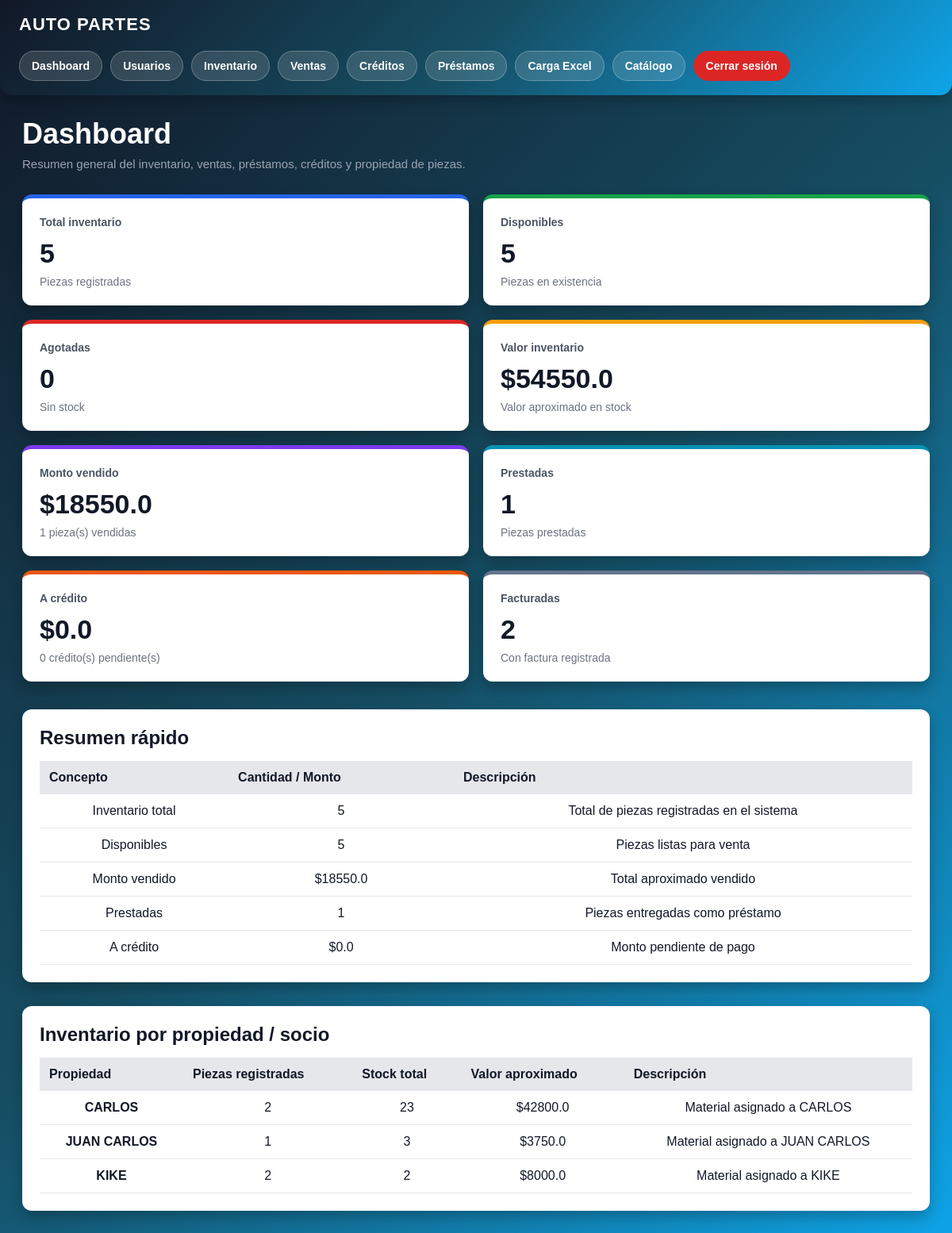
/dashboard (signed in), run on the app's committed database.
### app.py (models this page shows)
class Producto(db.Model):
    id = db.Column(db.Integer, primary_key=True)
    marca = db.Column(db.String(100))
    modelo = db.Column(db.String(100))
    anio = db.Column(db.Integer)
    autoparte = db.Column(db.String(150))
    observaciones = db.Column(db.Text)
    transmision = db.Column(db.String(100))
    motor = db.Column(db.String(100))
    propiedad = db.Column(db.String(100))
    tipo = db.Column(db.String(100))
    lado = db.Column(db.String(50))
    origen = db.Column(db.String(100))
    costo_venta = db.Column(db.Float)
    stock = db.Column(db.Integer, default=1)
    foto = db.Column(db.String(300))
    link_ml = db.Column(db.String(500))
    estado = db.Column(db.String(50), default="disponible")
    vendido_a = db.Column(db.String(150))
    metodo_pago = db.Column(db.String(100))
    factura = db.Column(db.String(100))
    comentarios_venta = db.Column(db.Text)
    fecha_salida = db.Column(db.String(100))
    fecha_prestamo = db.Column(db.String(100))

### app.py (the view)
@app.route("/dashboard")
def dashboard():
    if session.get("rol") != "admin":
        return redirect("/inventario")
    productos = Producto.query.all()
    movimientos = Movimiento.query.all()
    creditos_pendientes = CreditoVenta.query.filter(
        CreditoVenta.estado == "credito"
    ).all()
    total = Producto.query.count()
    disponibles = Producto.query.filter(Producto.stock > 0).count()
    agotados = Producto.query.filter(Producto.stock == 0).count()
    vendidas = Movimiento.query.filter(Movimiento.estado == "vendido").count()
    prestadas = Movimiento.query.filter(Movimiento.estado == "prestado").count()
    credito = len(creditos_pendientes)
    facturadas = Movimiento.query.filter(
        Movimiento.factura.isnot(None),
        Movimiento.factura != "",
        Movimiento.factura != "no"
    ).count()
    valor_total = 0
    resumen_propiedades = {}
    for producto in productos:
        precio = producto.costo_venta or 0
        stock = producto.stock or 0
        valor_producto = precio * stock
        valor_total += valor_producto
        propiedad = (producto.propiedad or "SIN PROPIEDAD").strip().upper()
        if not propiedad:
            propiedad = "SIN PROPIEDAD"
        if propiedad not in resumen_propiedades:
            resumen_propiedades[propiedad] = {
                "piezas": 0,
                "stock": 0,
                "valor": 0
            }
        resumen_propiedades[propiedad]["piezas"] += 1
        resumen_propiedades[propiedad]["stock"] += stock
        resumen_propiedades[propiedad]["valor"] += valor_producto
    resumen_propiedades = dict(
        sorted(
            resumen_propiedades.items(),
            key=lambda item: item[0]
        )
    )
    for propiedad in resumen_propiedades:
        resumen_propiedades[propiedad]["valor"] = round(
            resumen_propiedades[propiedad]["valor"],
            2
        )
    monto_ventas_contado = db.session.query(
        db.func.coalesce(db.func.sum(Movimiento.total), 0)
    ).filter(
        Movimiento.estado == "vendido"
    ).scalar()
    monto_abonos_credito = db.session.query(
        db.func.coalesce(db.func.sum(AbonoCreditoVenta.monto), 0)
    ).scalar()
    monto_vendido = float(monto_ventas_contado or 0) + float(monto_abonos_credito or 0)
    monto_credito = 0
    for credito_item in creditos_pendientes:
        abonado, saldo = calcular_saldo_credito(credito_item)
        monto_credito += saldo
    return render_template(
        "dashboard.html",
        total=total,
        disponibles=disponibles,
        agotados=agotados,
        valor_total=round(valor_total, 2),
        vendidas=vendidas,
        prestadas=prestadas,
        credito=credito,
        facturadas=facturadas,
        monto_vendido=round(float(monto_vendido or 0), 2),
        monto_credito=round(float(monto_credito or 0), 2),
        resumen_propiedades=resumen_propiedades
    )

### templates/dashboard.html (shortened to what this page needs)
{% extends "layout.html" %}
{% block contenido %}
<div class="dashboard-header">
    <h1>Dashboard</h1>
    <p>Resumen general del inventario, ventas, préstamos, créditos y propiedad de piezas.</p>
</div>
<div class="dashboard-cards">
    <a href="/inventario" class="dashboard-card-link">
        <div class="dashboard-card-box">
            <span>Total inventario</span>
            <h2>{{ total }}</h2>
            <p>Piezas registradas</p>
        </div>
    </a>
    <a href="/inventario" class="dashboard-card-link">
        <div class="dashboard-card-box card-green">
            <span>Disponibles</span>
            <h2>{{ disponibles }}</h2>
            <p>Piezas en existencia</p>
        </div>
    </a>
    <a href="/inventario" class="dashboard-card-link">
        <div class="dashboard-card-box card-red">
            <span>Agotadas</span>
            <h2>{{ agotados }}</h2>
            <p>Sin stock</p>
        </div>
    </a>
    <a href="/inventario" class="dashboard-card-link">
        <div class="dashboard-card-box card-yellow">
            <span>Valor inventario</span>
            <h2>${{ valor_total }}</h2>
            <p>Valor aproximado en stock</p>
        </div>
    </a>
    <a href="/ventas" class="dashboard-card-link">
        <div class="dashboard-card-box card-purple">
            <span>Monto vendido</span>
            <h2>${{ monto_vendido }}</h2>
            <p>{{ vendidas }} pieza(s) vendidas</p>
        </div>
    </a>
    <a href="/prestamos" class="dashboard-card-link">
        <div class="dashboard-card-box card-cyan">
            <span>Prestadas</span>
            <h2>{{ prestadas }}</h2>
            <p>Piezas prestadas</p>
        </div>
    </a>
    <a href="/creditos" class="dashboard-card-link">
        <div class="dashboard-card-box card-orange">
            <span>A crédito</span>
            <h2>${{ monto_credito }}</h2>
            <p>{{ credito }} crédito(s) pendiente(s)</p>
        </div>
    </a>
    <a href="/ventas" class="dashboard-card-link">
        <div class="dashboard-card-box card-gray">
            <span>Facturadas</span>
            <h2>{{ facturadas }}</h2>
            <p>Con factura registrada</p>
        </div>
    </a>
</div>
<div class="dashboard-table-box">
    <h2>Resumen rápido</h2>
    <table>
        <tr>
            <th>Concepto</th>
            <th>Cantidad / Monto</th>
            <th>Descripción</th>
        </tr>
        <tr>
            <td>Inventario total</td>
            <td>{{ total }}</td>
            <td>Total de piezas registradas en el sistema</td>
        </tr>
        <tr>
            <td>Disponibles</td>
            <td>{{ disponibles }}</td>
            <td>Piezas listas para venta</td>
        </tr>
        <tr>
            <td>Monto vendido</td>
            <td>${{ monto_vendido }}</td>
            <td>Total aproximado vendido</td>
        </tr>
        <tr>
            <td>Prestadas</td>
            <td>{{ prestadas }}</td>
            <td>Piezas entregadas como préstamo</td>
        </tr>
        <tr>
            <td>A crédito</td>
            <td>${{ monto_credito }}</td>
            <td>Monto pendiente de pago</td>
        </tr>
    </table>
</div>
<div class="dashboard-table-box">
    <h2>Inventario por propiedad / socio</h2>
    <table>
        <tr>
            <th>Propiedad</th>
            <th>Piezas registradas</th>
            <th>Stock total</th>
            <th>Valor aproximado</th>
            <th>Descripción</th>
        </tr>
        {% if resumen_propiedades %}
            {% for propiedad, datos in resumen_propiedades.items() %}
                <tr class="{% if propiedad in ['CONJUNTO', 'SOCIOS', 'TODOS'] %}propiedad-conjunto{% endif %}">
                    <td class="propiedad-nombre">{{ propiedad }}</td>
                    <td>{{ datos.piezas }}</td>
                    <td>{{ datos.stock }}</td>
                    <td>${{ datos.valor }}</td>
                    <td>
                        {% if propiedad in ['CONJUNTO', 'SOCIOS', 'TODOS'] %}
                            Material compartido entre socios
                        {% elif propiedad == 'SIN PROPIEDAD' %}
                            Material sin propietario asignado
                        {% else %}
                            Material asignado a {{ propiedad }}
                        {% endif %}
                    </td>
                </tr>
            {% endfor %}
        {% else %}
            <tr>
                <td colspan="5">No hay información de propiedad registrada.</td>
            </tr>
        {% endif %}
    </table>
</div>
{% endblock %}

### static/css/style.css (style rules this page uses)
* { margin: 0; padding: 0; box-sizing: border-box; }
body { background: linear-gradient(135deg, #111827, #164e63, #0ea5e9); color: white; font-family: Arial, sans-serif; min-height: 100vh; }
table { width: 100%; border-collapse: collapse; }
th { background: #2563eb; color: white; padding: 14px; }
td { padding: 14px; border-bottom: 1px solid #374151; text-align: center; }

### templates/dashboard.html (style rules this page uses)
.dashboard-header { margin-bottom: 30px; }
.dashboard-header h1 { font-size: 36px; color: #ffffff; margin-bottom: 8px; }
.dashboard-header p { color: #9ca3af; font-size: 15px; }
.dashboard-cards { display: grid; grid-template-columns: repeat(4, 1fr); gap: 18px; margin-bottom: 35px; }
.dashboard-card-link { text-decoration: none; }
.dashboard-card-box { background: #ffffff; color: #111827; border-radius: 12px; padding: 22px; min-height: 130px; box-shadow: 0 8px 18px rgba(0,0,0,0.25); border-top: 5px solid #2563eb; transition: 0.25s; }
.dashboard-card-box span { display: block; color: #4b5563; font-size: 14px; margin-bottom: 12px; font-weight: bold; }
.dashboard-card-box h2 { font-size: 34px; color: #111827; margin-bottom: 8px; }
.dashboard-card-box p { color: #6b7280; font-size: 14px; }
.card-green { border-top-color: #16a34a; }
.card-red { border-top-color: #dc2626; }
.card-yellow { border-top-color: #f59e0b; }
.card-purple { border-top-color: #7c3aed; }
.card-cyan { border-top-color: #0891b2; }
.card-orange { border-top-color: #ea580c; }
.card-gray { border-top-color: #64748b; }
.dashboard-table-box { background: #ffffff; color: #111827; border-radius: 12px; padding: 22px; box-shadow: 0 8px 18px rgba(0,0,0,0.25); overflow-x: auto; margin-bottom: 30px; }
.dashboard-table-box h2 { margin-bottom: 15px; color: #111827; }
.dashboard-table-box table { width: 100%; border-collapse: collapse; min-width: 700px; }
.dashboard-table-box th { background: #e5e7eb; color: #111827; padding: 12px; text-align: left; }
.dashboard-table-box td { padding: 12px; border-bottom: 1px solid #e5e7eb; color: #111827; }
.propiedad-nombre { font-weight: bold; text-transform: uppercase; }
@media (max-width: 1200px) { .dashboard-cards { grid-template-columns: repeat(2, 1fr); } }

### data on the page
Producto: propiedad "JUAN CARLOS", piezas "1", stock "3", valor "3750.0"

### other printed values
{{ total }} "5"
{{ disponibles }} "5"
{{ agotados }} "0"
{{ valor_total }} "54550.0"
{{ monto_vendido }} "18550.0"
{{ vendidas }} "1"
{{ prestadas }} "1"
{{ monto_credito }} "0.0"
{{ credito }} "0"
{{ facturadas }} "2"
{{ propiedad }} "CARLOS" "KIKE"
{{ datos.piezas }} "2" "2"
{{ datos.stock }} "23" "2"
{{ datos.valor }} "42800.0" "8000.0"
